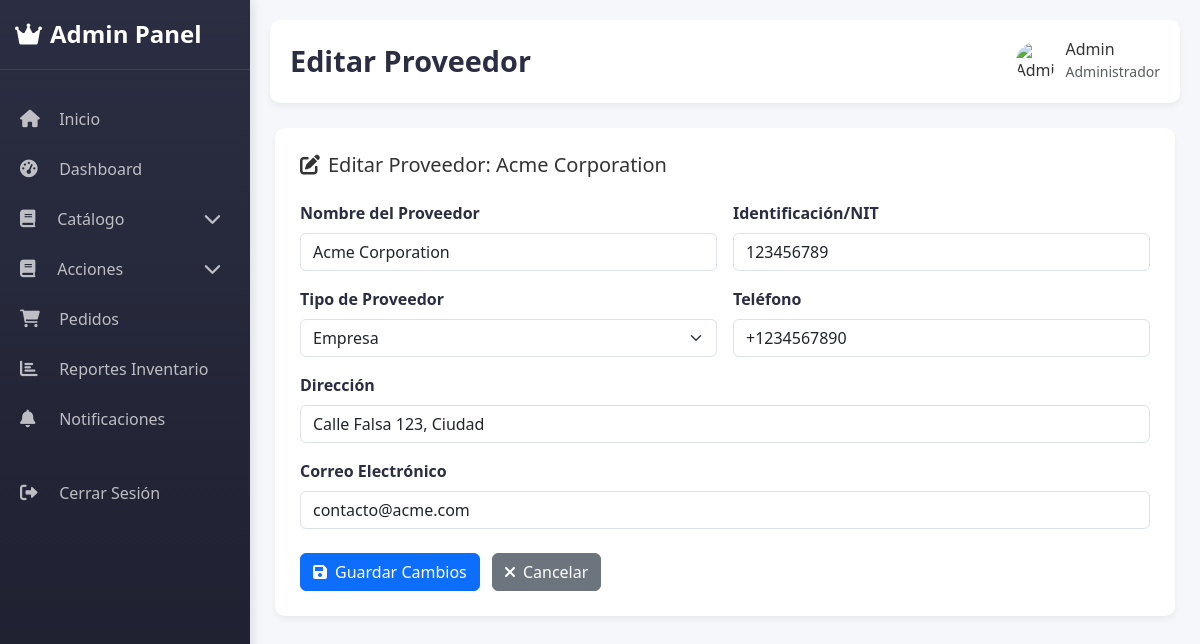
Screenshot of /admin/proveedores/editar/1 (signed in) with the database file from the repository.
### models.py (models this page shows, shortened)
class Usuario(db.Model):
    id = db.Column(db.Integer, primary_key=True)
    nombre = db.Column(db.String(100), nullable=False)
    email = db.Column(db.String(100), unique=True, nullable=False)
    identificacion = db.Column(db.String(12), unique=True, nullable=False)
    password = db.Column(db.String(200), nullable=False)
    es_admin = db.Column(db.Boolean, default=False)
    fecha_registro = db.Column(db.DateTime, default=datetime.utcnow)
    activo = db.Column(db.Boolean, default=True)
    puntos = db.Column(db.Integer, default=0)

class Proveedor(db.Model):
    __tablename__ = 'proveedor'
    id = db.Column(db.Integer, primary_key=True)
    nombre = db.Column(db.String(100), nullable=False)
    identificacion = db.Column(db.String(20), unique=True, nullable=False)
    tipo = db.Column(db.String(50), nullable=False)
    direccion = db.Column(db.String(200))
    telefono = db.Column(db.String(20))
    email = db.Column(db.String(100))
    activo = db.Column(db.Boolean, default=True)
    productos = db.relationship('ProductoProveedor', back_populates='proveedor', lazy='dynamic')
    productos_tienda = db.relationship('Producto', back_populates='proveedor')
    compras = db.relationship('Compra', back_populates='proveedor', lazy='dynamic')

### app.py (the view, shortened to what this page needs)
@app.route('/admin/proveedores/editar/<int:proveedor_id>', methods=['GET', 'POST'])
@admin_required
def editar_proveedor(proveedor_id):
    proveedor = Proveedor.query.get_or_404(proveedor_id)
    return render_template('admin/editar_proveedor.html', proveedor=proveedor)

### app.py (called while the page is built, shortened)
@app.context_processor
def inject_categorias_y_carrito():
    categorias_principales = Categoria.query.filter_by(parent_id=None, activa=True).all()
    carrito_count = None
    puntos_usuario = None
    forgot_errors = session.pop('forgot_errors', None)
    forgot_form_data = session.pop('forgot_form_data', None)
    if 'usuario_id' in session:
        carrito_count = Carrito.query.filter_by(usuario_id=session['usuario_id']).count()
        usuario = Usuario.query.get(session['usuario_id'])
        puntos_usuario = usuario.puntos if usuario else None
    return dict(
        categorias_principales=categorias_principales,
        carrito_count=carrito_count,
        puntos_usuario=puntos_usuario,
        forgot_errors=forgot_errors,
        forgot_form_data=forgot_form_data
    )

@app.before_request
def before_request():
    g.current_time = datetime.now(timezone.utc)

def admin_required(f):
    @wraps(f)
    def decorated_function(*args, **kwargs):
        return f(*args, **kwargs)
    return decorated_function

### templates/admin/editar_proveedor.html (shortened to what this page needs)
{% extends 'admin/base.html' %}
{% block title %}Editar Proveedor{% endblock %}
{% block content %}
<div class="admin-form">
    <div class="card-header mb-4">
        <h5 class="card-title mb-0">
            <i class="fas fa-edit me-2"></i>Editar Proveedor: {{ proveedor.nombre }}
        </h5>
    </div>
    <form method="POST" action="{{ url_for('editar_proveedor', proveedor_id=proveedor.id) }}">
        <div class="row g-3">
            <div class="col-md-6">
                <label for="nombre" class="form-label">Nombre del Proveedor</label>
                <input type="text" class="form-control" id="nombre" name="nombre"
                       value="{{ proveedor.nombre }}" required>
            </div>
            <div class="col-md-6">
                <label for="identificacion" class="form-label">Identificación/NIT</label>
                <input type="text" class="form-control" id="identificacion" name="identificacion"
                       value="{{ proveedor.identificacion }}" required>
            </div>
            <div class="col-md-6">
                <label for="tipo" class="form-label">Tipo de Proveedor</label>
                <select class="form-select" id="tipo" name="tipo" required>
                    <option value="empresa" {% if proveedor.tipo == 'empresa' %}selected{% endif %}>Empresa</option>
                </select>
            </div>
            <div class="col-md-6">
                <label for="telefono" class="form-label">Teléfono</label>
                <input type="tel" class="form-control" id="telefono" name="telefono"
                       value="{{ proveedor.telefono or '' }}">
            </div>
            <div class="col-12">
                <label for="direccion" class="form-label">Dirección</label>
                <input type="text" class="form-control" id="direccion" name="direccion"
                       value="{{ proveedor.direccion or '' }}">
            </div>
            <div class="col-12">
                <label for="email" class="form-label">Correo Electrónico</label>
                <input type="email" class="form-control" id="email" name="email"
                       value="{{ proveedor.email or '' }}">
            </div>
            <div class="col-12 mt-4">
                <button type="submit" class="btn btn-primary me-2">
                    <i class="fas fa-save me-2"></i>Guardar Cambios
                </button>
                <a href="{{ url_for('admin_proveedores') }}" class="btn btn-secondary">
                    <i class="fas fa-times me-2"></i>Cancelar
                </a>
            </div>
        </div>
    </form>
</div>
{% endblock %}

### templates/admin/base.html (shortened to what this page needs)
<!DOCTYPE html>
<html lang="es">
<head>
    <link href="https://cdn.jsdelivr.net/npm/bootstrap@5.3.0-alpha1/dist/css/bootstrap.min.css" rel="stylesheet">
    <link rel="stylesheet" href="https://cdnjs.cloudflare.com/ajax/libs/font-awesome/6.0.0/css/all.min.css">
    <link href="{{ url_for('static', filename='css/styles.css') }}" rel="stylesheet">
    </head>
<body>
    <div class="admin-container">
        <div class="toast-container position-fixed top-0 end-0 p-3" style="z-index: 1100">
        </div>
        <div class="admin-sidebar">
            <div class="logo">
                <h3><i class="fas fa-crown me-2"></i>Admin Panel</h3>
            </div>
            <ul class="nav flex-column mt-4">
                <li class="nav-item">
                    <a class="nav-link {% if request.endpoint == 'admin_inicio' %}active{% endif %}" href="{{ url_for('admin_inicio') }}">
                        <i class="fa-solid fa-house"></i> Inicio
                    </a>
                </li>
                <li class="nav-item">
                    <a class="nav-link {% if request.endpoint == 'admin_dashboard' %}active{% endif %}" href="{{ url_for('admin_dashboard') }}">
                        <i class="fas fa-tachometer-alt"></i> Dashboard
                    </a>
                </li>
                <li class="nav-item nav-dropdown">
                    <div class="nav-link nav-dropdown-toggle collapsed" data-bs-toggle="collapse" href="#catalogMenu">
                        <div>
                            <i class="fas fa-book me-2"></i> Catálogo
                        </div>
                        <i class="fas fa-chevron-down dropdown-icon"></i>
                    </div>
                </li>
                <li class="nav-item nav-dropdown">
                    <div class="nav-link nav-dropdown-toggle collapsed" data-bs-toggle="collapse" href="#actionsMenu">
                        <div>
                            <i class="fas fa-book me-2"></i> Acciones
                        </div>
                        <i class="fas fa-chevron-down dropdown-icon"></i>
                    </div>
                </li>
                <li class="nav-item">
                    <a class="nav-link {% if request.endpoint == 'admin_pedidos' %}active{% endif %}" href="{{ url_for('admin_pedidos') }}">
                        <i class="fas fa-shopping-cart"></i> Pedidos
                    </a>
                </li>
                <li class="nav-item">
                    <a class="nav-link {% if request.endpoint == 'reportes_inventario' %}active{% endif %}" href="{{ url_for('reportes_inventario') }}">
                        <i class="fas fa-chart-bar"></i> Reportes Inventario
                    </a>
                </li>
                <li class="nav-item">
                    <a class="nav-link" href="{{ url_for('admin_notificaciones') }}">
                        <i class="fas fa-bell"></i> Notificaciones
                    </a>
                </li>
                <li class="nav-item mt-4">
                    <a class="nav-link" href="{{ url_for('logout') }}" id="logoutLink">
                        <i class="fas fa-sign-out-alt"></i> Cerrar Sesión
                    </a>
                </li>
            </ul>
        </div>
        <div class="admin-main">
            <div class="admin-header">
                <h1>{% block title %}{% endblock %}</h1>
                <div class="user-profile">
                    <img src="https://www.certus.edu.pe/blog/wp-content/uploads/2019/04/certus-seguir-la-carrera-administracion-empresas-1200x720.jpg" alt="Admin">
                    <div>
                        <h6 class="mb-0">{{ session['usuario_nombre'] }}</h6>
                        <small class="text-muted">Administrador</small>
                    </div>
                </div>
            </div>
            <div id="content-container">
                {% block content %}{% endblock %}
            </div>
        </div>
    </div>
</body>
</html>

### static/css/styles.css (style rules this page uses)
body { font-family: 'Poppins', sans-serif; background-color: #f8f9fa; display: flex; flex-direction: column; min-height: 100vh; margin: 0; }
.nav-link { font-weight: 500; position: relative; padding: 0.5rem 1rem !important; transition: all 0.3s ease; border-radius: 8px; margin: 0 2px; }
.nav-link::after { content: ''; position: absolute; bottom: 0; left: 50%; width: 0; height: 3px; background: linear-gradient(to right, #4facfe, #00f2fe); border-radius: 2px; transition: all 0.3s ease; transform: translateX(-50%); }

### templates/admin/base.html (style rules this page uses)
:root { --primary-color: #4361ee; --secondary-color: #3f37c9; --accent-color: #4895ef; --success-color: #4cc9f0; --dark-color: #2b2d42; --light-color: #f8f9fa; --danger-color: #e63946; --warning-color: #f48c06; }
body { background-color: #f5f7fb; font-family: 'Segoe UI', Tahoma, Geneva, Verdana, sans-serif; color: #333; }
.admin-container { display: flex; min-height: 100vh; }
.admin-sidebar .logo { padding: 20px 15px; border-bottom: 1px solid rgba(255,255,255,0.1); }
.admin-sidebar .logo h3 { font-weight: 700; font-size: 1.5rem; margin: 0; }
.admin-sidebar .nav-link { color: rgba(255,255,255,0.7); padding: 12px 20px; border-left: 4px solid transparent; transition: all 0.3s; font-weight: 500; margin: 5px 0; }
.admin-sidebar .nav-link i { width: 25px; font-size: 1.1rem; margin-right: 10px; }
.admin-main { flex: 1; padding: 20px; overflow-y: auto; }
.admin-header { background: white; border-radius: 10px; padding: 20px; box-shadow: 0 4px 6px rgba(0,0,0,0.05); margin-bottom: 25px; display: flex; justify-content: space-between; align-items: center; }
.admin-header h1 { font-weight: 700; font-size: 1.8rem; color: var(--dark-color); margin: 0; }
.user-profile { display: flex; align-items: center; }
.user-profile img { width: 40px; height: 40px; border-radius: 50%; margin-right: 10px; object-fit: cover; }
.admin-form { background: white; border-radius: 10px; padding: 25px; box-shadow: 0 4px 6px rgba(0,0,0,0.05); }
.form-label { font-weight: 600; color: var(--dark-color); }
.toast-container { max-width: 350px; }
.admin-sidebar { width: 250px; background: linear-gradient(180deg, var(--dark-color) 0%, #1d1f2e 100%); color: white; box-shadow: 3px 0 10px rgba(0,0,0,0.1); z-index: 1000; transition: all 0.3s; position: fixed; height: 100vh; overflow-y: auto; }
.admin-main { flex: 1; padding: 20px; overflow-y: auto; margin-left: 250px; }
.nav-dropdown-toggle { display: flex; align-items: center; cursor: pointer; position: relative; padding-right: 30px; }
.nav-dropdown-toggle .dropdown-icon { position: absolute; right: 15px; top: 50%; transform: translateY(-50%); transition: transform 0.3s ease; font-size: 0.8rem; width: 20px; height: 20px; display: flex; align-items: center; justify-content: center; }
.nav-dropdown-toggle.collapsed .dropdown-icon { transform: translateY(-50%) rotate(0deg); }
.nav-dropdown-toggle > div { flex: 1; }

### templates/admin/editar_proveedor.html (style rules this page uses)
.admin-form { max-width: 900px; margin: 0 auto; }

### rows the page displays
Usuario: usuario_nombre "Admin"
Proveedor: nombre "Acme Corporation", identificacion "123456789", tipo "Empresa", telefono "+1234567890", direccion "Calle Falsa 123, Ciudad", email "contacto@acme.com"
